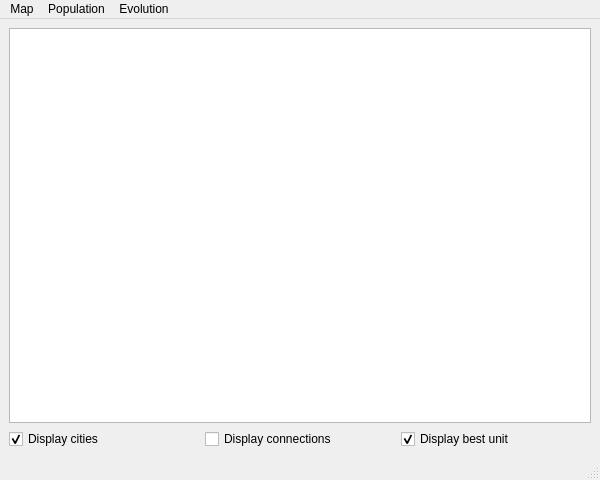
<?xml version="1.0" encoding="UTF-8"?>
<ui version="4.0">
 <class>TSPGenMainWindow</class>
 <widget class="QMainWindow" name="TSPGenMainWindow">
  <property name="geometry">
   <rect>
    <x>0</x>
    <y>0</y>
    <width>600</width>
    <height>480</height>
   </rect>
  </property>
  <property name="windowTitle">
   <string>TSPGen</string>
  </property>
  <property name="statusTip">
   <string/>
  </property>
  <widget class="QWidget" name="centralwidget">
   <layout class="QVBoxLayout" name="verticalLayout">
    <item>
     <widget class="QGraphicsView" name="graphicsViewMap"/>
    </item>
    <item>
     <layout class="QHBoxLayout" name="horizontalLayout">
      <item>
       <widget class="QCheckBox" name="checkBoxDisplayCities">
        <property name="text">
         <string>Display cities</string>
        </property>
        <property name="checked">
         <bool>true</bool>
        </property>
       </widget>
      </item>
      <item>
       <widget class="QCheckBox" name="checkBoxDisplayConnections">
        <property name="text">
         <string>Display connections</string>
        </property>
       </widget>
      </item>
      <item>
       <widget class="QCheckBox" name="checkBoxDisplayBestUnit">
        <property name="text">
         <string>Display best unit</string>
        </property>
        <property name="checked">
         <bool>true</bool>
        </property>
       </widget>
      </item>
     </layout>
    </item>
   </layout>
  </widget>
  <widget class="QMenuBar" name="menubar">
   <property name="geometry">
    <rect>
     <x>0</x>
     <y>0</y>
     <width>600</width>
     <height>21</height>
    </rect>
   </property>
   <widget class="QMenu" name="menuMap">
    <property name="title">
     <string>Map</string>
    </property>
    <addaction name="actionImportMap"/>
    <addaction name="actionGenerateMap"/>
   </widget>
   <widget class="QMenu" name="menuPopulation">
    <property name="title">
     <string>Population</string>
    </property>
    <addaction name="actionGeneratePopulation"/>
    <addaction name="actionDisplayPopulation"/>
   </widget>
   <widget class="QMenu" name="menuEvolution">
    <property name="title">
     <string>Evolution</string>
    </property>
    <addaction name="actionSetParameters"/>
    <addaction name="actionProcessGeneration"/>
   </widget>
   <addaction name="menuMap"/>
   <addaction name="menuPopulation"/>
   <addaction name="menuEvolution"/>
  </widget>
  <widget class="QStatusBar" name="statusbar">
   <property name="sizeGripEnabled">
    <bool>true</bool>
   </property>
  </widget>
  <action name="actionImportMap">
   <property name="text">
    <string>Import...</string>
   </property>
  </action>
  <action name="actionGenerateMap">
   <property name="text">
    <string>Generate</string>
   </property>
  </action>
  <action name="actionGeneratePopulation">
   <property name="text">
    <string>Generate new...</string>
   </property>
  </action>
  <action name="actionDisplayPopulation">
   <property name="text">
    <string>Display</string>
   </property>
  </action>
  <action name="actionProcessGeneration">
   <property name="text">
    <string>Process generation</string>
   </property>
   <property name="shortcut">
    <string>F9</string>
   </property>
  </action>
  <action name="actionSetParameters">
   <property name="text">
    <string>Set parameters...</string>
   </property>
  </action>
 </widget>
 <resources/>
 <connections/>
</ui>
